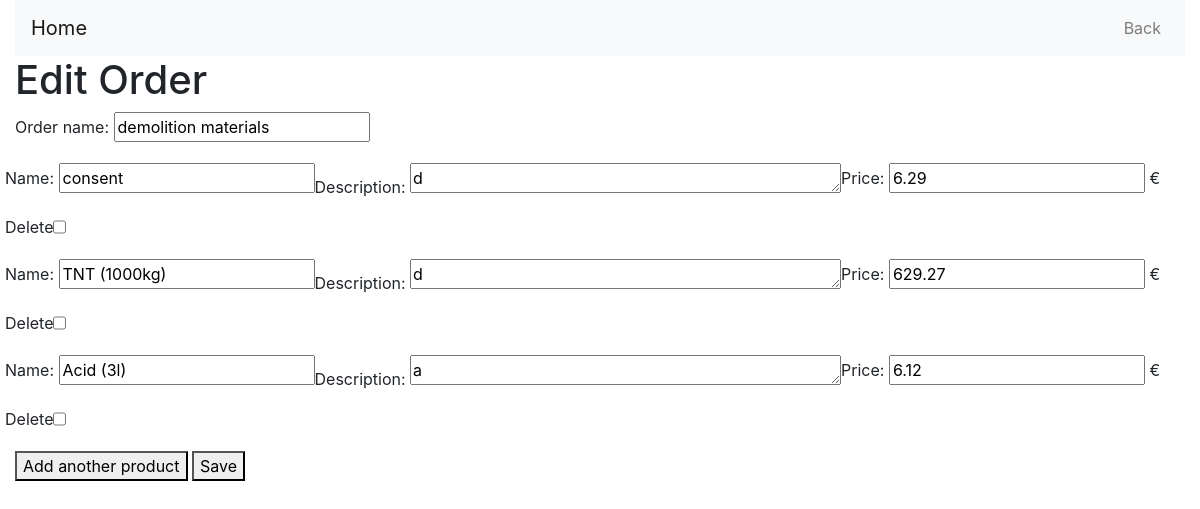
The page /orders/edit/26/ (signed in) on the database as committed earlier.
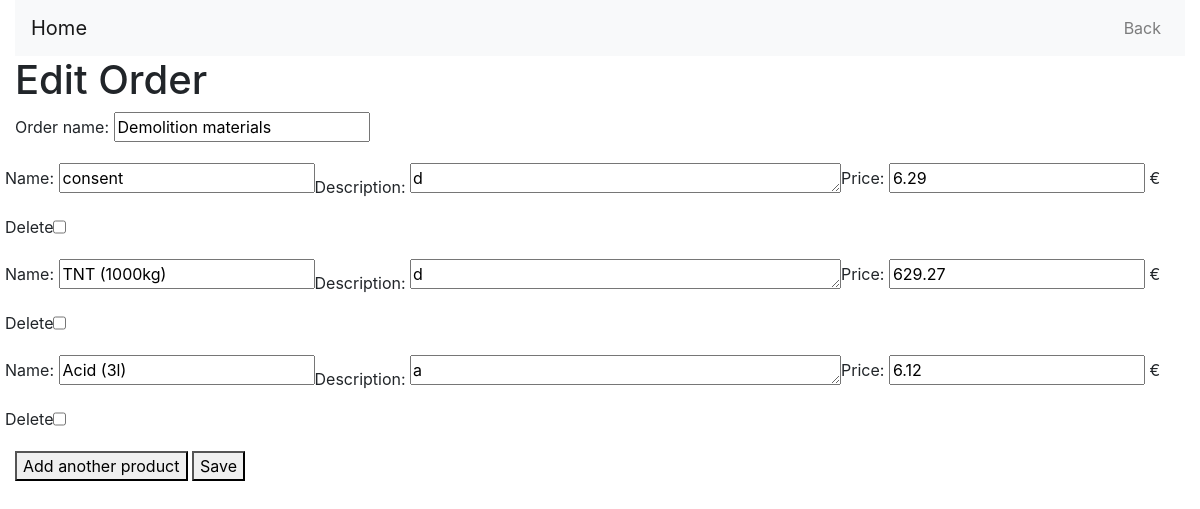
The same page on the database as committed later.
### orders/models.py (models this page shows, shortened)
class Order(models.Model):
    user = models.ForeignKey(User, on_delete=models.CASCADE, default=None)
    products = models.ManyToManyField(Product)
    date_ordered = models.DateTimeField(auto_now_add=True)
    order_name = models.CharField(max_length=100)

### orders/views.py (the view)
# urls.py: path('edit/<int:order_id>/', views.edit_order, name='edit_order'),
@login_required
@permission_required('orders.change_order', raise_exception=True)
def edit_order(request, order_id):
    order = get_object_or_404(Order, id=order_id, user=request.user)
    if request.method == 'POST':
        order_form = OrderForm(request.POST, instance=order)
        product_formset = ProductFormSet(request.POST, queryset=order.products.all())
        if order_form.is_valid() and product_formset.is_valid():
            order = order_form.save(commit=False)
            order.user = request.user
            order.save()
            for form in product_formset:
                if form.cleaned_data.get('DELETE'):
                    if form.instance.pk:
                        form.instance.delete()
                else:
                    product = form.save(commit=False)
                    product.user = request.user
                    product.save()
                    order.products.add(product)
            messages.success(request, 'Order #{} edited successfully!'.format(order.id))
            return redirect('order_list')
    else:
        order_form = OrderForm(instance=order)
        product_formset = ProductFormSet(queryset=order.products.all())
    return render(request, 'orders/edit_order.html', {
        'order': order,
        'order_form': order_form,
        'product_formset': product_formset,
    })

### orders/forms.py
class OrderForm(forms.ModelForm):
    class Meta:
        model = Order
        fields = ['order_name']

### orders/templates/orders/edit_order.html (shortened to what this page needs)
<!DOCTYPE html>
<html lang="en">
<head>
    <link href="https://stackpath.bootstrapcdn.com/bootstrap/4.5.2/css/bootstrap.min.css" rel="stylesheet">
</head>
<body>
    <div class="container-fluid">
        <nav class="navbar navbar-expand-lg navbar-light bg-light">
            <a class="navbar-brand" href="{% url 'home' %}">Home</a>
            <div class="collapse navbar-collapse" id="navbarNav">
                <ul class="navbar-nav ml-auto">
                    <li class="nav-item">
                        <a class="nav-link" href="{% url 'order_list' %}">Back</a>
                    </li>
                </ul>
            </div>
        </nav>
        <h1>Edit Order</h1>
        <form method="post">
            {{ order_form.as_p }}
            <div id="product-forms">
                {% for form in product_formset %}
                    <div class="form-row">
                        <div class="form-row">
                            <p>{{ form.name.label }}: {{ form.name }}</p>
                            <p>{{ form.description.label }}: {{ form.description }}</p>
                            <p>{{ form.price.label }}: {{ form.price }} €</p>
                            {% if form.instance.pk %}
                                Delete {{ form.DELETE }}
                            {% endif %}
                        </div>
                    </div>
                {% endfor %}
            </div>
            <button type="button" id="add-product">Add another product</button>
            <button type="submit">Save</button>
        </form>
    </div>
</body>
</html>

Rows that differ between the two databases and show on the page:
changed Order: order_name "demolition materials" → "Demolition materials"
